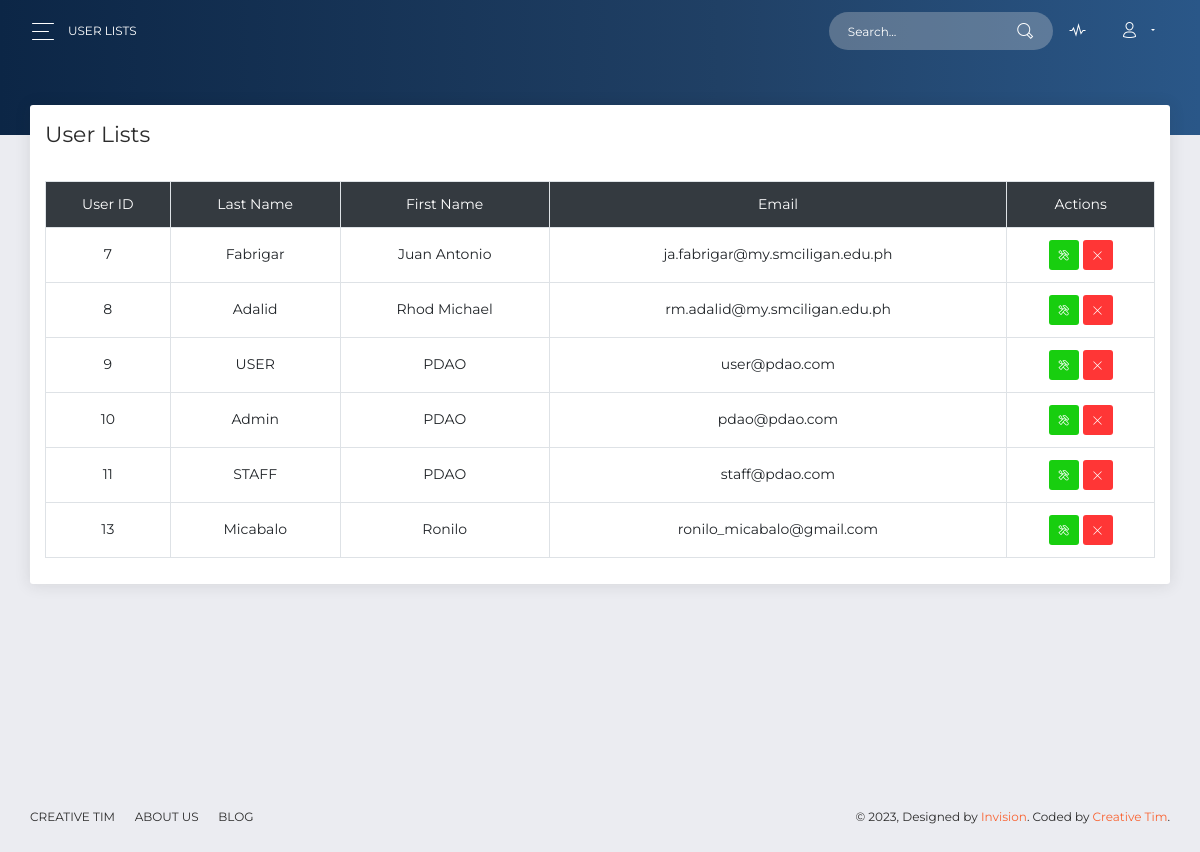
The page /dashboard/user.php on the database its author committed.
### tables this page shows
CREATE TABLE `user` (
  `id` int(11) NOT NULL,
  `username` varchar(256) NOT NULL,
  `password` varchar(256) NOT NULL,
  `firstName` varchar(256) NOT NULL,
  `lastName` varchar(256) NOT NULL,
  `email` varchar(256) NOT NULL,
  `avatar` varchar(256) NOT NULL,
  `userType` varchar(256) NOT NULL DEFAULT 'user'
);

### dashboard/user.php (the view, shortened to what this page needs)
<?php
require_once('../controller/connection/connection.php');
$query = "SELECT * FROM user";
$result = mysqli_query($conn,$query);
?>
<!DOCTYPE html>
<html lang="en">
<head>
  <link rel="stylesheet" href="https://use.fontawesome.com/releases/v5.7.1/css/all.css">
  <link href="../assets/css/bootstrap.min.css" rel="stylesheet" />
  <link href="../assets/css/now-ui-dashboard.css?v=1.5.0" rel="stylesheet" />
  <link href="../assets/demo/demo.css" rel="stylesheet" />
</head>
<body class="">
  <div class="wrapper ">
    <div class="main-panel" id="main-panel">
      <nav class="navbar navbar-expand-lg navbar-transparent  bg-primary  navbar-absolute">
        <div class="container-fluid">
          <div class="navbar-wrapper">
            <div class="navbar-toggle">
              <button type="button" class="navbar-toggler">
                <span class="navbar-toggler-bar bar1"></span>
                <span class="navbar-toggler-bar bar2"></span>
                <span class="navbar-toggler-bar bar3"></span>
              </button>
            </div>
            <a class="navbar-brand" href="#pablo">User Lists</a>
          </div>
          <div class="collapse navbar-collapse justify-content-end" id="navigation">
            <form>
              <div class="input-group no-border">
                <input type="text" value="" class="form-control" placeholder="Search...">
                <div class="input-group-append">
                  <div class="input-group-text">
                    <i class="now-ui-icons ui-1_zoom-bold"></i>
                  </div>
                </div>
              </div>
            </form>
            <ul class="navbar-nav">
              <li class="nav-item">
                <a class="nav-link" href="#pablo">
                  <i class="now-ui-icons media-2_sound-wave"></i>
                </a>
              </li>
              <li class="nav-item dropdown">
                <a class="nav-link dropdown-toggle" id="navbarDropdownMenuLink" data-toggle="dropdown" aria-haspopup="true" aria-expanded="false">
                  <i class="now-ui-icons users_single-02"></i>
                </a>
              </li>
            </ul>
          </div>
        </div>
      </nav>
      <div class="panel-header panel-header-sm">
      </div>
      <div class="content">
        <div class="row">
          <div class="col">
            <div class="card">
              <div class="card-header">
                <h5>User Lists</h5>
              </div>
              <div class="card-body">
                <table class="table table-bordered text-center">
                  <tr class="bg-dark text-white">
                    <td>User ID</td>
                    <td>Last Name</td>
                    <td>First Name</td>
                    <td>Email</td>
                    <td>Actions</td>
                  </tr>
                  <tr>
                    <?php
                        while($row = mysqli_fetch_assoc($result))
                        {
                    ?>
                        <td><?php echo $row['id']; ?></td>
                        <td><?php echo $row['lastName']; ?></td>
                        <td><?php echo $row['firstName']; ?></td>
                        <td><?php echo $row['email']; ?></td>
                        <td>
                          <form action="../controller/deleteAnnouncementController.php" method="post">
                            <button type="button" rel="tooltip" class="btn btn-success btn-sm btn-icon">
                                <i class="now-ui-icons ui-2_settings-90"></i>
                            </button>
                              <button type="submit" rel="tooltip" class="btn btn-danger btn-sm btn-icon" onclick="return confirm('Are you sure you want to delete this user?');">
                                  <i class="now-ui-icons ui-1_simple-remove"></i>
                              </button>
                            </form>
                        </td>
                </tr>
                <?php
                    }
                ?>
                </table>
              </div>
            </div>
          </div>
        </div>
      </div>
      <footer class="footer">
        <div class=" container-fluid ">
          <nav>
            <ul>
              <li>
                <a href="https://www.creative-tim.com">
                  Creative Tim
                </a>
              </li>
              <li>
                <a href="http://presentation.creative-tim.com">
                  About Us
                </a>
              </li>
              <li>
                <a href="http://blog.creative-tim.com">
                  Blog
                </a>
              </li>
            </ul>
          </nav>
          <div class="copyright" id="copyright">
            &copy; , Designed by <a href="https://www.invisionapp.com" target="_blank">Invision</a>. Coded by <a href="https://www.creative-tim.com" target="_blank">Creative Tim</a>.
          </div>
        </div>
      </footer>
    </div>
  </div>
</body>
</html>

### rows shown on the page
user: id "7", lastName "Fabrigar", firstName "Juan Antonio", email "ja.fabrigar@my.smciligan.edu.ph"
user: id "8", lastName "Adalid", firstName "Rhod Michael", email "rm.adalid@my.smciligan.edu.ph"
user: id "9", lastName "USER", firstName "PDAO", email "user@pdao.com"
user: id "10", lastName "Admin", firstName "PDAO", email "pdao@pdao.com"
user: id "11", lastName "STAFF", firstName "PDAO", email "staff@pdao.com"
user: id "13", lastName "Micabalo", firstName "Ronilo", email "ronilo_micabalo@gmail.com"
